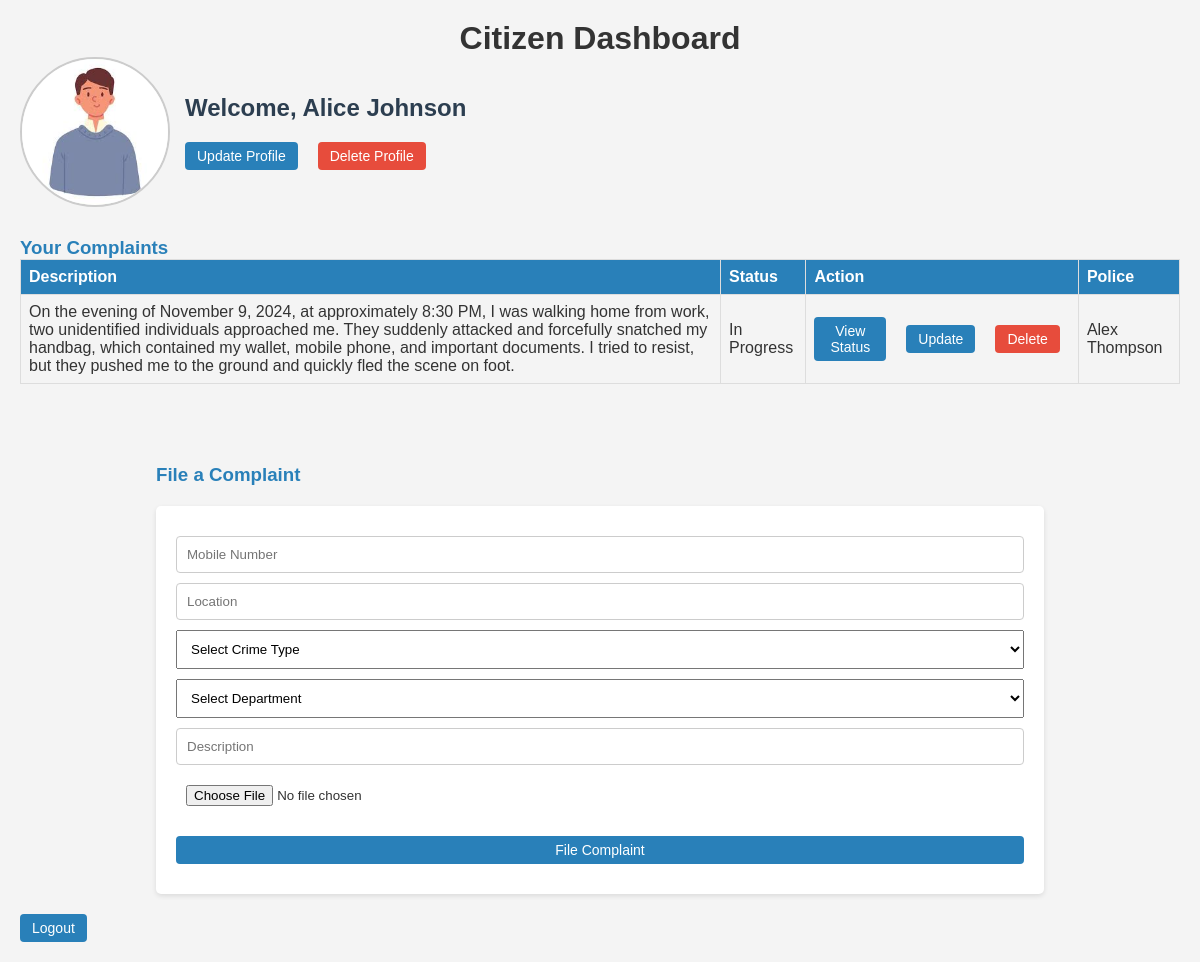
The app's page /citizen/dashboard (signed in), older data.
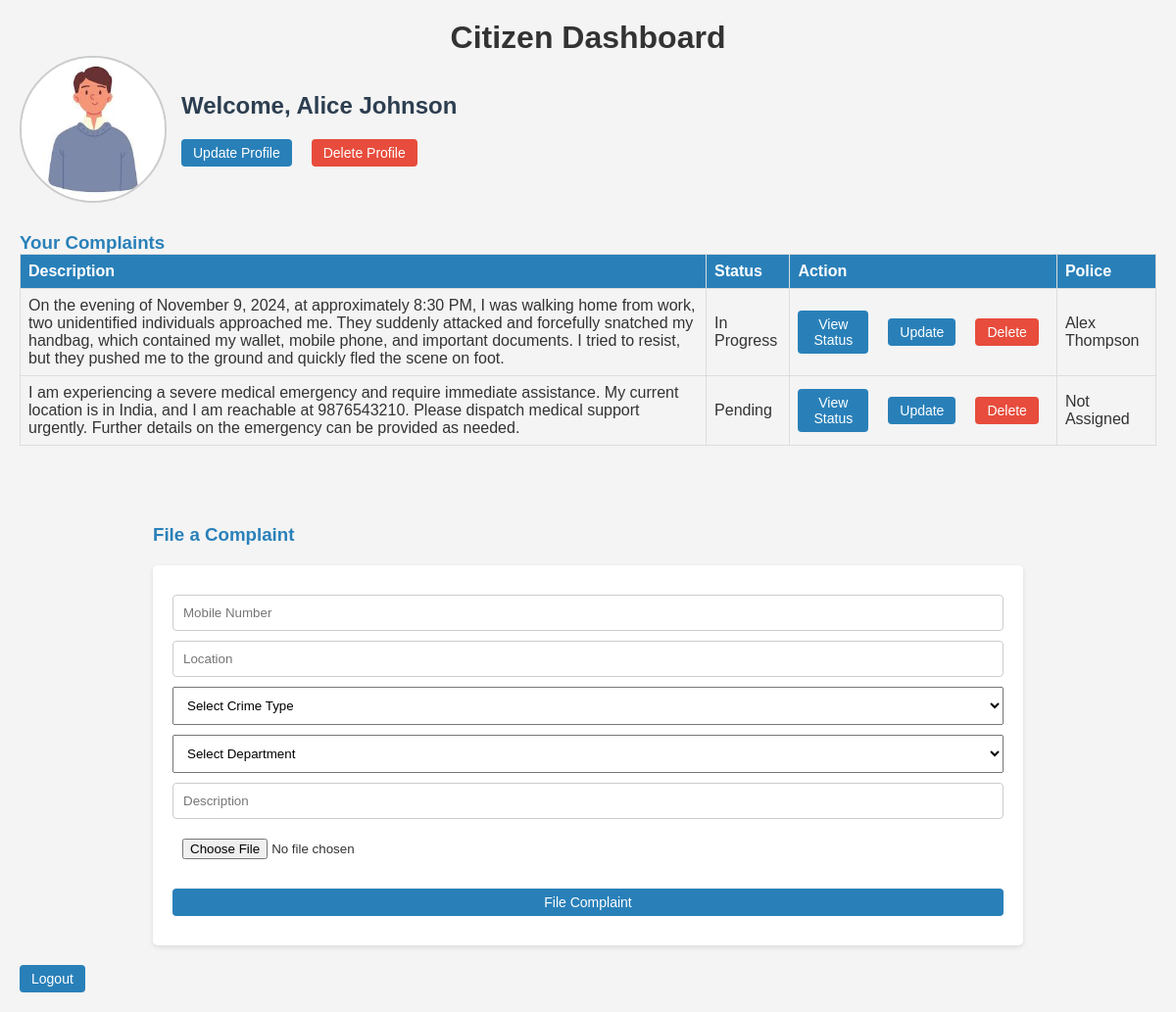
The same page, newer data.
### tables this page shows
CREATE TABLE citizens (
            id INTEGER PRIMARY KEY,
            name TEXT NOT NULL,
            mobile TEXT UNIQUE NOT NULL,
            password TEXT NOT NULL,
            profile_image TEXT
        );

CREATE TABLE complaints (
            id INTEGER PRIMARY KEY,
            citizen_id INTEGER NOT NULL,
            description TEXT NOT NULL,
            status TEXT DEFAULT 'Pending',
            image TEXT,
            department TEXT NOT NULL,
            police_id INTEGER,  -- Add this line to store assigned police officer ID
            FOREIGN KEY (citizen_id) REFERENCES citizens(id),
            FOREIGN KEY (police_id) REFERENCES police(id)
        );

CREATE TABLE police (
            id INTEGER PRIMARY KEY,
            name TEXT NOT NULL,
            mobile TEXT UNIQUE NOT NULL,
            password TEXT NOT NULL,
            department TEXT NOT NULL,
            profile_image TEXT
        );

### app.py (the view)
@app.route('/citizen/dashboard')
def citizen_dashboard():
    if 'id' not in session:
        return redirect(url_for('citizen_login'))
    conn = get_db_connection()
    cursor = conn.cursor()
    cursor.execute('SELECT * FROM citizens WHERE id = ?', (session['id'],))
    citizen = cursor.fetchone()
    cursor.execute('''
        SELECT complaints.*, police.name AS police_name
        FROM complaints
        LEFT JOIN police ON complaints.police_id = police.id
        WHERE complaints.citizen_id = ?
    ''', (citizen['id'],))
    complaints = cursor.fetchall()
    conn.close()
    return render_template('citizen_dashboard.html', citizen=citizen, complaints=complaints)

### app.py (called while the page is built)
def get_db_connection():
    conn = sqlite3.connect('database.db')
    conn.row_factory = sqlite3.Row
    return conn

### templates/citizen_dashboard.html (shortened to what this page needs)
<!DOCTYPE html>
<html lang="en">
  <head>
    <link
      rel="stylesheet"
      href="{{ url_for('static', filename='style.css') }}"
    />
  </head>
  <body>
    <h1>Citizen Dashboard</h1>
    <div class="profile-container">
      {% if citizen['profile_image'] %}
      <img
        src="{{ url_for('static', filename='uploads/' + citizen['profile_image']) }}"
        alt="Profile Picture"
        class="profile-image"
      />
      {% else %}
      <p>No profile picture available.</p>
      {% endif %}
      <div class="profile-actions">
        <h2>Welcome, {{ citizen['name'] }}</h2>
        <div class="button-container">
          <a href="/citizen/update_profile" class="button">Update Profile</a>
          <a
            href="/citizen/delete_profile"
            class="button delete"
            onclick="return confirm('Are you sure you want to delete your profile? This action cannot be undone.');"
            >Delete Profile</a
          >
        </div>
      </div>
    </div>
    <h3>Your Complaints</h3>
    <table>
      <thead>
        <tr>
          <th>Description</th>
          <th>Status</th>
          <th>Action</th>
          <th>Police</th>
        </tr>
      </thead>
      <tbody>
        {% for complaint in complaints %}
        <tr>
          <td>{{ complaint['description'] }}</td>
          <td>{{ complaint['status'] }}</td>
          <td>
            <div class="button-container">
              <a href="/complaint/status/{{ complaint['id'] }}" class="button"
                >View Status</a
              >
              <a
                href="/citizen/update_complaint/{{ complaint['id'] }}"
                class="button"
                >Update</a
              >
              <a
                href="/complaint/delete/{{ complaint['id'] }}"
                class="button delete"
                onclick="return confirm('Are you sure you want to delete this complaint?');"
                >Delete</a
              >
            </div>
          </td>
          <td>
            {% if complaint['police_name'] %} {{ complaint['police_name'] }} {%
            else %} Not Assigned {% endif %}
          </td>
        </tr>
        {% endfor %}
      </tbody>
    </table>
    <div class="container">
      <h3>File a Complaint</h3>
      <form
        method="POST"
        action="/citizen/submit_complaint"
        enctype="multipart/form-data"
      >
        <input type="text" name="mobile" placeholder="Mobile Number" required />
        <input type="text" name="location" placeholder="Location" required />
        <select
          id="crime_type"
          name="crime_type"
          onchange="updateDepartment()"
          required
        >
          <option value="">Select Crime Type</option>
        </select>
        <select id="department" name="department" required>
          <option value="">Select Department</option>
        </select>
        <input
          type="text"
          name="description"
          placeholder="Description"
          required
        />
        <input type="file" name="image" />
        <button type="submit" class="button">File Complaint</button>
      </form>
    </div>
    <a href="/citizen/logout" class="button" style="width: auto">Logout</a>
  </body>
</html>

### static/style.css (style rules this page uses)
* { box-sizing: border-box; margin: 0; padding: 0; font-family: Arial, sans-serif; }
body { background-color: #f4f4f4; color: #333; }
.container { width: 80%; margin: auto; overflow: hidden; padding: 20px; }
h2 { margin-bottom: 20px; }
form { background: white; padding: 20px; border-radius: 5px; box-shadow: 0 2px 5px rgba(0, 0, 0, 0.1); }
input[type="text"], input[type="password"], input[type="email"], textarea { width: 100%; padding: 10px; margin: 10px 0; border: 1px solid #ccc; border-radius: 4px; }
button { background-color: #4CAF50; color: white; padding: 10px; border: none; border-radius: 4px; cursor: pointer; }

### templates/citizen_dashboard.html (style rules this page uses)
body { font-family: Arial, sans-serif; margin: 0; padding: 20px; background-color: #f4f4f4; }
h2 { color: #2c3e50; margin-bottom: 20px; }
h3 { color: #2980b9; margin-top: 30px; }
table { width: 100%; border-collapse: collapse; margin-bottom: 30px; }
th, td { border: 1px solid #ddd; padding: 8px; text-align: left; }
th { background-color: #2980b9; color: white; }
form { margin-top: 20px; }
input, textarea, button, select { display: block; margin: 10px 0; width: 100%; padding: 10px; }
.button { display: inline-block; padding: 6px 12px; background-color: #2980b9; color: white; text-decoration: none; border: none; margin-right: 10px; text-align: center; border-radius: 4px; cursor: pointer; font-size: 14px; transition: background-color 0.3s; }
.button.delete { background-color: #e74c3c; }
.profile-container { display: flex; align-items: center; gap: 15px; margin-bottom: 20px; }
.profile-image { width: 150px; height: 150px; border-radius: 50%; object-fit: cover; border: 2px solid #ccc; }
.button-container { display: flex; align-items: center; gap: 10px; }
h1 { text-align: center; }

Row changes from the older to the newer data that the page shows:
added complaints: description "I am experiencing a severe medical emergency and require immediate assistance. My current location is in India, and I am reachable at 9876543210. Please dispatch medical support urgently. Further details on the emergency can be provided as needed.", status "Pending", shows "Not Assigned"
